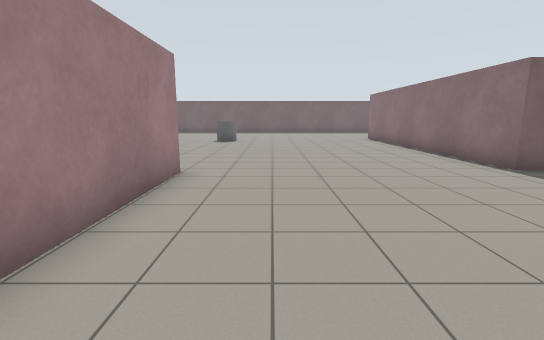
view 1 (above)

18 first-person views from a walk through a world built for the Gazebo simulator. The camera is 1.2 m above the floor, tilts 10° down and sees 85° across. The floor is counted in squares, 1 m on a side. Each view is taken from the middle of a square. On the plan, view 1 faces up. The plan holds only what a view shows up to about 13 squares ahead; the rest is blank.

view 2
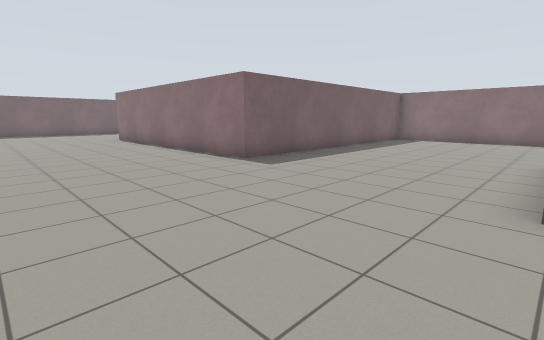

view 3
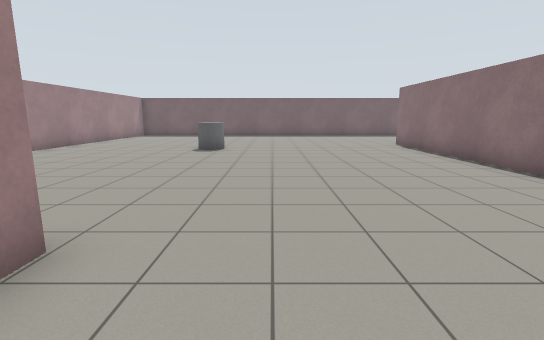

view 4
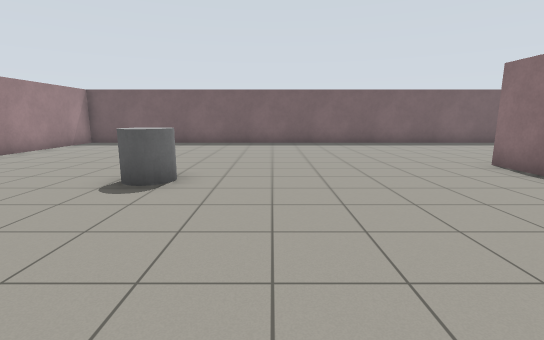

view 5
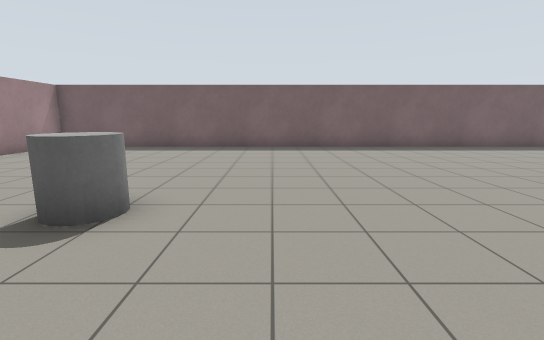

view 6
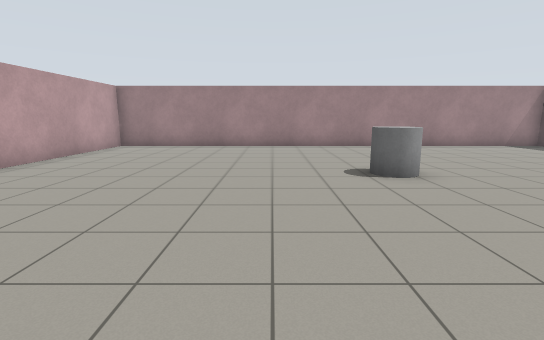

view 7
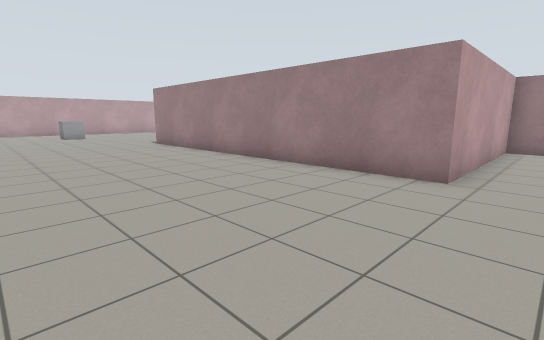

view 8
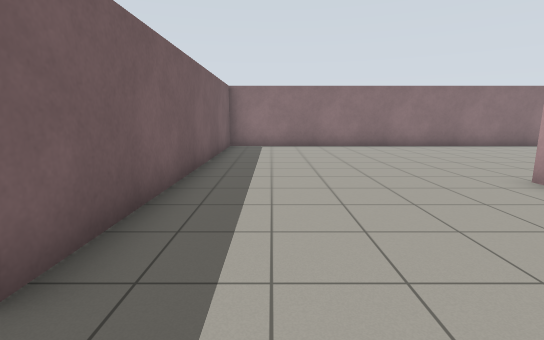

view 9
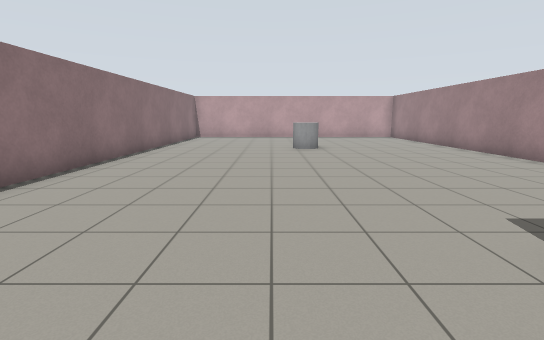

view 10
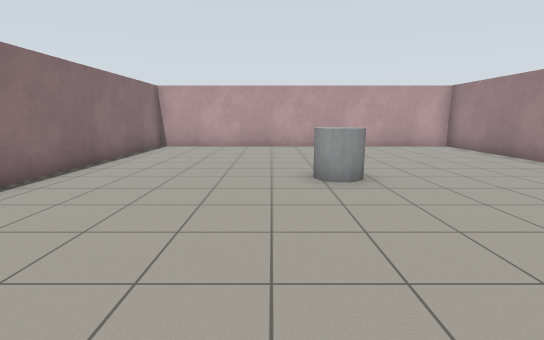

view 11
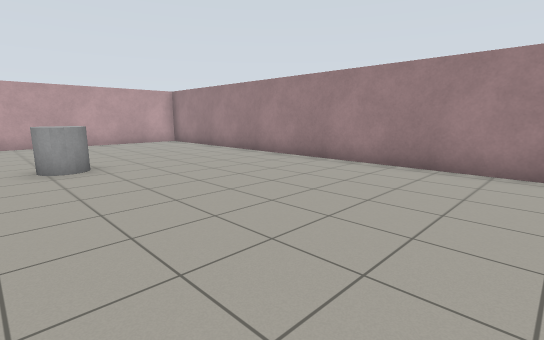

view 12
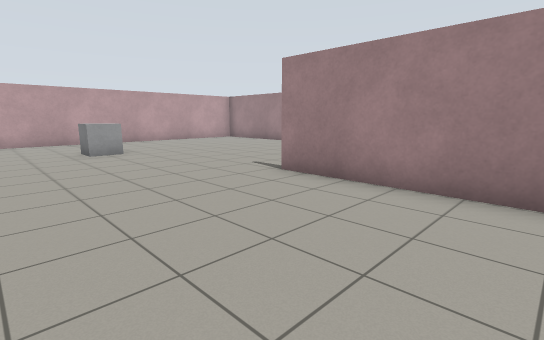

view 13
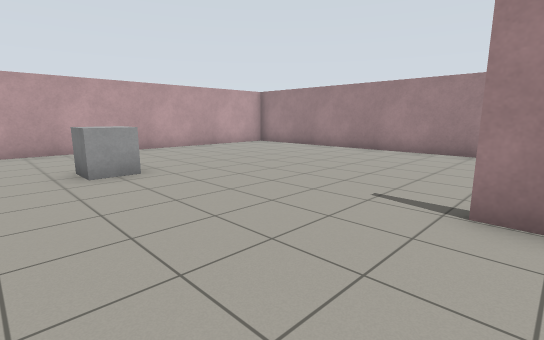

view 14
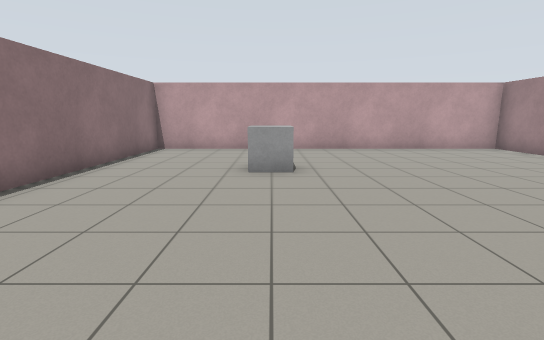

view 15
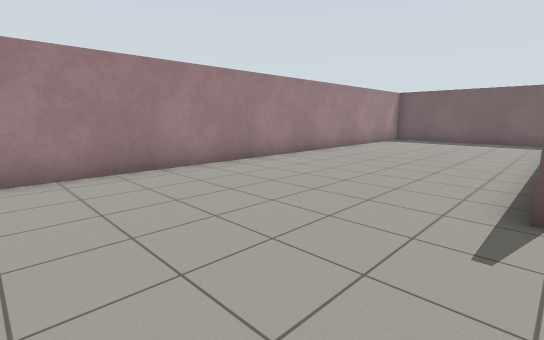

view 16
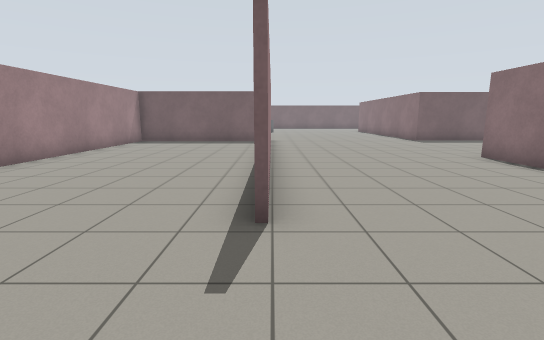

view 17
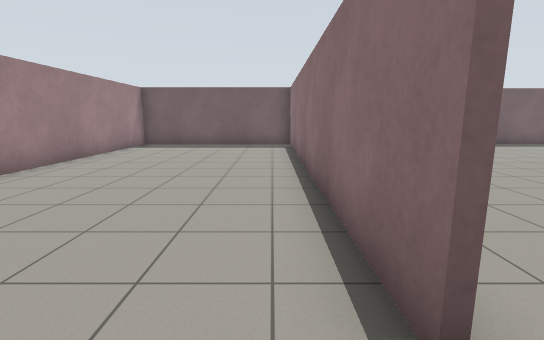

view 18
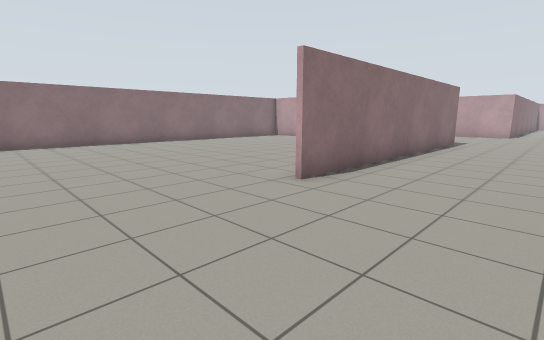

### Floor plan
Points are (right, up) in squares from view 1. A wall is a line through its corners. A room is listed if a view was taken in it or the views show most of it. See-through windows are left out.
Room 1 (views 1, 2, 3, 4, 5, 6, 7, 8, 9, 10, 11, 12, 13, 14, 15, 16, 17, 18)
walls: (4.5, -2.1) (4.5, 0.1); (4.6, -2.2) (4.6, -16.6); (-2.6, 6.4) (-4.5, 6.4); (-2.2, -5.8) (-2.2, 5.9); (-8.7, 6.4) (-8.7, -16.6) (16.7, -16.6) (16.7, 6.8) (5.6, 6.8) (5.6, 17.6); (16.7, 17.9) (16.7, 21.4); (4.5, -16.6) (4.5, -9.8); (11.4, 24.4) (-8.7, 24.4) (-8.7, 6.5) (-2, 6.5) (-2, -5.8)
objects: grey cylinder (-3, 15) to (-2, 16); grey box (0, -12); grey cylinder (10, -10) to (11, -10)

Positions as (right, up) in squares from view 1, and headings:
1: (0, 0), facing up
2: (0, 0), facing up-right
3: (0, 4), facing up
4: (0, 10), facing up
5: (0, 12), facing up
6: (4, 13), facing left
7: (4, 8), facing down-left
8: (4, 5), facing right
9: (12, 2), facing down
10: (12, -4), facing down
11: (12, -2), facing down-left
12: (3, -1), facing down-left
13: (2, -5), facing down-left
14: (0, -5), facing down
15: (-2, -10), facing up-left
16: (-2, -9), facing up
17: (-3, -7), facing up
18: (2, 22), facing down-right
